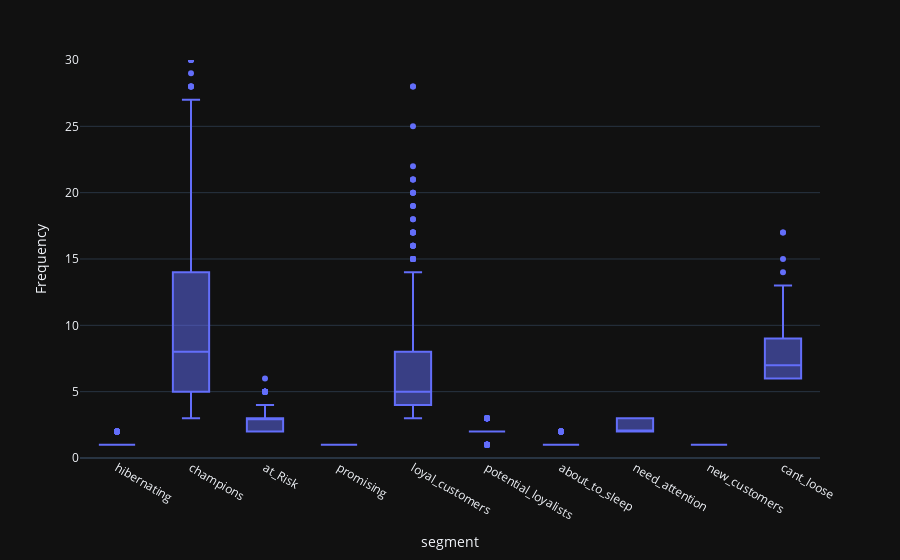

This figure's notebook cell:
### Code cell
fig = px.box(rfm, y="Frequency", x = "segment")
fig.update_layout(yaxis_range=[0, 30])
fig.show()

### Figure 1 — Plotly figure (JSON) as saved in the notebook; plotly's stock layout.template omitted (floating-point values rounded to 4 significant figures; data arrays with more than 128 entries replaced by an {"elided": "..."} marker saying what was removed)
{"data": [{"alignmentgroup": "True", "hovertemplate": "segment=%{x}<br>Frequency=%{y}<extra></extra>", "legendgroup": "", "marker": {"color": "#636efa"}, "name": "", "notched": false, "offsetgroup": "", "orientation": "v", "showlegend": false, "x": {"elided": "4339 str values"}, "x0": " ", "xaxis": "x", "y": {"elided": "4339 int values"}, "y0": " ", "yaxis": "y", "type": "box"}], "layout": {"xaxis": {"anchor": "y", "domain": [0.0, 1.0], "title": {"text": "segment"}}, "yaxis": {"anchor": "x", "domain": [0.0, 1.0], "title": {"text": "Frequency"}, "range": [0, 30]}, "legend": {"tracegroupgap": 0}, "margin": {"t": 60}, "boxmode": "group"}}
